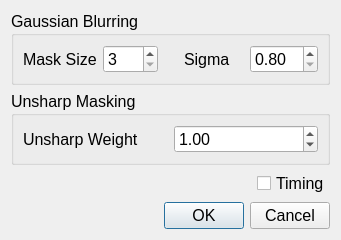
<?xml version="1.0" encoding="UTF-8"?>
<ui version="4.0">
 <class>UMaskDialog</class>
 <widget class="QDialog" name="UMaskDialog">
  <property name="geometry">
   <rect>
    <x>0</x>
    <y>0</y>
    <width>341</width>
    <height>232</height>
   </rect>
  </property>
  <property name="windowTitle">
   <string>Dialog</string>
  </property>
  <layout class="QGridLayout" name="gridLayout">
   <item row="3" column="0">
    <widget class="QDialogButtonBox" name="buttonBox">
     <property name="font">
      <font>
       <pointsize>12</pointsize>
      </font>
     </property>
     <property name="orientation">
      <enum>Qt::Horizontal</enum>
     </property>
     <property name="standardButtons">
      <set>QDialogButtonBox::Cancel|QDialogButtonBox::Ok</set>
     </property>
    </widget>
   </item>
   <item row="1" column="0">
    <widget class="QGroupBox" name="unsharpGroupBox">
     <property name="font">
      <font>
       <pointsize>12</pointsize>
      </font>
     </property>
     <property name="title">
      <string>Unsharp Masking</string>
     </property>
     <layout class="QGridLayout" name="gridLayout_3">
      <item row="0" column="0">
       <layout class="QHBoxLayout" name="horizontalLayout_5">
        <item>
         <widget class="QLabel" name="unsharpWeightLabel">
          <property name="font">
           <font>
            <pointsize>12</pointsize>
           </font>
          </property>
          <property name="text">
           <string>Unsharp Weight</string>
          </property>
         </widget>
        </item>
        <item>
         <widget class="QDoubleSpinBox" name="unsharpWeightDoubleSpinBox">
          <property name="font">
           <font>
            <pointsize>12</pointsize>
           </font>
          </property>
          <property name="minimum">
           <double>0.000000000000000</double>
          </property>
          <property name="maximum">
           <double>10.000000000000000</double>
          </property>
          <property name="singleStep">
           <double>0.100000000000000</double>
          </property>
          <property name="value">
           <double>1.000000000000000</double>
          </property>
         </widget>
        </item>
       </layout>
      </item>
     </layout>
    </widget>
   </item>
   <item row="0" column="0">
    <widget class="QGroupBox" name="gaussianGroupBox">
     <property name="font">
      <font>
       <pointsize>12</pointsize>
      </font>
     </property>
     <property name="title">
      <string>Gaussian Blurring</string>
     </property>
     <layout class="QGridLayout" name="gridLayout_2">
      <item row="0" column="0">
       <layout class="QHBoxLayout" name="horizontalLayout_3">
        <item>
         <layout class="QHBoxLayout" name="horizontalLayout">
          <item>
           <widget class="QLabel" name="maskSizeLabel">
            <property name="font">
             <font>
              <pointsize>12</pointsize>
             </font>
            </property>
            <property name="text">
             <string>Mask Size</string>
            </property>
           </widget>
          </item>
          <item>
           <widget class="QSpinBox" name="maskSizeSpinBox">
            <property name="font">
             <font>
              <pointsize>12</pointsize>
             </font>
            </property>
            <property name="minimum">
             <number>3</number>
            </property>
            <property name="singleStep">
             <number>2</number>
            </property>
           </widget>
          </item>
         </layout>
        </item>
        <item>
         <spacer name="horizontalSpacer">
          <property name="orientation">
           <enum>Qt::Horizontal</enum>
          </property>
          <property name="sizeType">
           <enum>QSizePolicy::Minimum</enum>
          </property>
          <property name="sizeHint" stdset="0">
           <size>
            <width>20</width>
            <height>20</height>
           </size>
          </property>
         </spacer>
        </item>
        <item>
         <layout class="QHBoxLayout" name="horizontalLayout_2">
          <item>
           <widget class="QLabel" name="sigmaLabel">
            <property name="font">
             <font>
              <pointsize>12</pointsize>
             </font>
            </property>
            <property name="text">
             <string>Sigma</string>
            </property>
           </widget>
          </item>
          <item>
           <widget class="QDoubleSpinBox" name="sigmaDoubleSpinBox">
            <property name="font">
             <font>
              <pointsize>12</pointsize>
             </font>
            </property>
            <property name="minimum">
             <double>0.800000000000000</double>
            </property>
            <property name="value">
             <double>0.800000000000000</double>
            </property>
           </widget>
          </item>
         </layout>
        </item>
       </layout>
      </item>
     </layout>
    </widget>
   </item>
   <item row="2" column="0">
    <layout class="QHBoxLayout" name="horizontalLayout_4">
     <item>
      <spacer name="horizontalSpacer_2">
       <property name="orientation">
        <enum>Qt::Horizontal</enum>
       </property>
       <property name="sizeHint" stdset="0">
        <size>
         <width>40</width>
         <height>20</height>
        </size>
       </property>
      </spacer>
     </item>
     <item>
      <widget class="QCheckBox" name="timingCheckBox">
       <property name="font">
        <font>
         <pointsize>12</pointsize>
        </font>
       </property>
       <property name="text">
        <string>Timing</string>
       </property>
      </widget>
     </item>
    </layout>
   </item>
  </layout>
 </widget>
 <resources/>
 <connections>
  <connection>
   <sender>buttonBox</sender>
   <signal>accepted()</signal>
   <receiver>UMaskDialog</receiver>
   <slot>accept()</slot>
   <hints>
    <hint type="sourcelabel">
     <x>257</x>
     <y>216</y>
    </hint>
    <hint type="destinationlabel">
     <x>157</x>
     <y>225</y>
    </hint>
   </hints>
  </connection>
  <connection>
   <sender>buttonBox</sender>
   <signal>rejected()</signal>
   <receiver>UMaskDialog</receiver>
   <slot>reject()</slot>
   <hints>
    <hint type="sourcelabel">
     <x>325</x>
     <y>216</y>
    </hint>
    <hint type="destinationlabel">
     <x>286</x>
     <y>225</y>
    </hint>
   </hints>
  </connection>
 </connections>
</ui>
